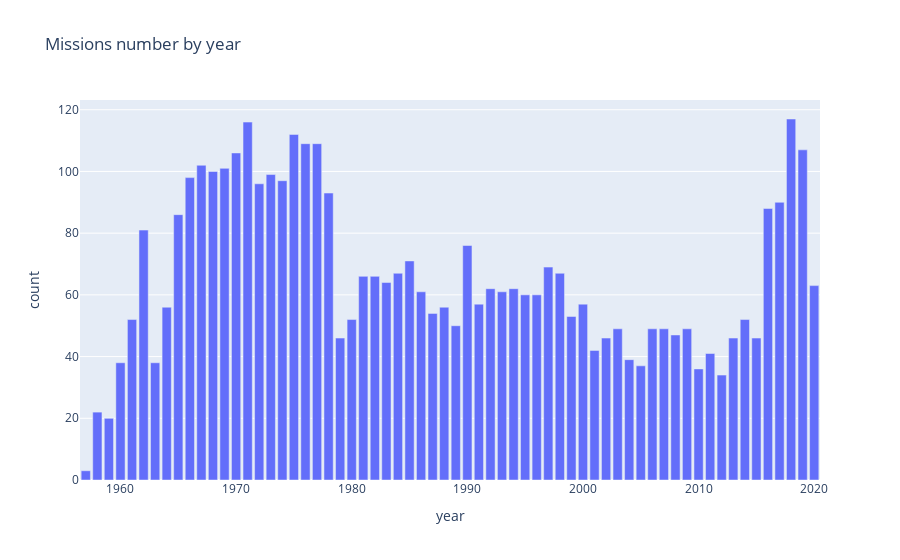

The cell this chart's notebook holds for it:
### Markdown cell above
# Chart the Number of Launches per Year

### Code cell
# # Converted the date to the datetime object, then extracted the year from the datetime object.
# df_data['date'] = pd.to_datetime(df_data['Date'])
# df_data['year'] = df_data['date'].apply(lambda datetime: datetime.year)
# # df_data['year'].head()

# # Counted the number of times the same year is mentioned.
# ds = df_data['year'].value_counts().reset_index()
# ds.columns = [
#     'year', 
#     'count'
# ]
# # Passing the year and the count to the bar graph.
# fig = px.bar(
#     ds, 
#     x='year', 
#     y="count", 
#     orientation='v', 
#     title='Missions number by year' 
# #     width=800
# )
# fig.show()



import pandas as pd
import plotly.express as px

# Assuming df_data is the DataFrame with a 'Date' column
df_data['date'] = pd.to_datetime(df_data['Date'], errors='coerce')

# Extract the time component and convert it to total seconds
df_data['time'] = df_data['date'].dt.time
df_data['time_seconds'] = df_data['time'].apply(lambda x: x.hour * 3600 + x.minute * 60 + x.second if pd.notna(x) else pd.NaT)

# Calculate the median time in seconds (ignoring NaT values)
median_time_seconds = df_data['time_seconds'].median()

# Convert the median time back to datetime.time
median_time = pd.to_datetime(median_time_seconds, unit='s').time()

# Fill missing times with the median time
df_data['time'].fillna(median_time, inplace=True)

# Combine date and time to get a complete datetime object
df_data['complete_datetime'] = pd.to_datetime(df_data['date'].dt.strftime('%Y-%m-%d') + ' ' + df_data['time'].astype(str))

# Continue with the rest of your code
df_data['year'] = df_data['complete_datetime'].dt.year

# Count the number of times the same year is mentioned.
ds = df_data['year'].value_counts().reset_index()
ds.columns = ['year', 'count']

# Passing the year and the count to the bar graph.
fig = px.bar(ds, x='year', y='count', orientation='v', title='Missions number by year')
fig.show()

### Figure 1 — Plotly figure (JSON) as saved in the notebook; plotly's stock layout.template omitted (floating-point values rounded to 4 significant figures)
{"data": [{"alignmentgroup": "True", "hovertemplate": "year=%{x}<br>count=%{y}<extra></extra>", "legendgroup": "", "marker": {"color": "#636efa", "pattern": {"shape": ""}}, "name": "", "offsetgroup": "", "orientation": "v", "showlegend": false, "textposition": "auto", "type": "bar", "x": [2018, 1971, 1975, 1976, 1977, 2019, 1970, 1967, 1969, 1968, 1973, 1966, 1974, 1972, 1978, 2017, 2016, 1965, 1962, 1990, 1985, 1997, 1984, 1998, 1981, 1982, 1983, 2020, 1994, 1992, 1993, 1986, 1996, 1995, 1991, 2000, 1964, 1988, 1987, 1999, 1980, 1961, 2014, 1989, 2006, 2007, 2009, 2003, 2008, 2013, 2015, 2002, 1979, 2001, 2011, 2004, 1960, 1963, 2005, 2010, 2012, 1958, 1959, 1957], "xaxis": "x", "y": [117, 116, 112, 109, 109, 107, 106, 102, 101, 100, 99, 98, 97, 96, 93, 90, 88, 86, 81, 76, 71, 69, 67, 67, 66, 66, 64, 63, 62, 62, 61, 61, 60, 60, 57, 57, 56, 56, 54, 53, 52, 52, 52, 50, 49, 49, 49, 49, 47, 46, 46, 46, 46, 42, 41, 39, 38, 38, 37, 36, 34, 22, 20, 3], "yaxis": "y"}], "layout": {"barmode": "relative", "legend": {"tracegroupgap": 0}, "title": {"text": "Missions number by year"}, "xaxis": {"anchor": "y", "domain": [0, 1], "title": {"text": "year"}}, "yaxis": {"anchor": "x", "domain": [0, 1], "title": {"text": "count"}}}}
